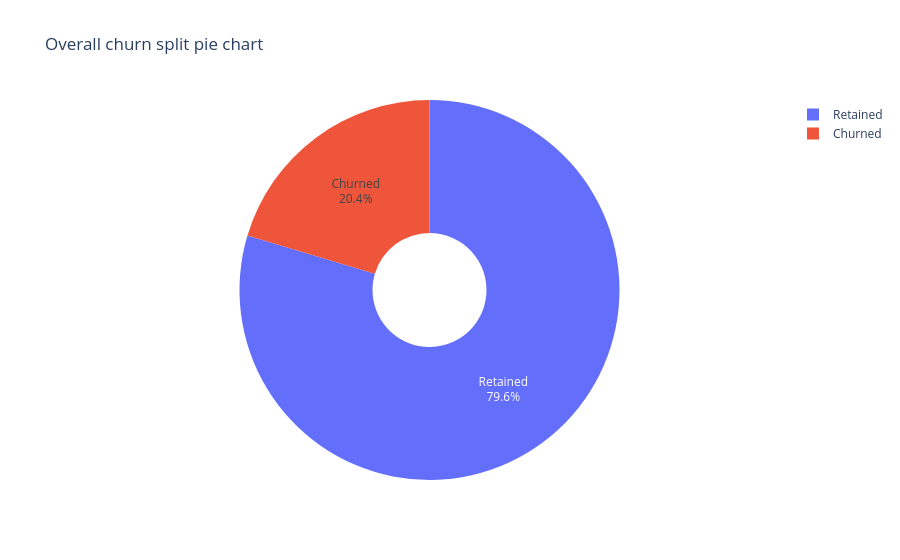

Notebook source saved alongside this figure:
### Code cell
count = relevant_df['Churn'].value_counts()

df = pd.DataFrame(
    {'Labels': ['Retained', 'Churned'],
       'Values': [count[0], count[1]]
    }
)

fig2 = px.pie(
    data_frame = df,
    values = 'Values',
    names = 'Labels',
    hole = 0.3,
    title = 'Overall churn split pie chart'
)

fig2.update_traces(textinfo='label+percent')

fig2.show()

### Figure 1 — Plotly figure (JSON) as saved in the notebook; plotly's stock layout.template omitted (floating-point values rounded to 4 significant figures)
{"data": [{"domain": {"x": [0, 1], "y": [0, 1]}, "hole": 0.3, "hovertemplate": "Labels=%{label}<br>Values=%{value}<extra></extra>", "labels": ["Retained", "Churned"], "legendgroup": "", "name": "", "showlegend": true, "textinfo": "label+percent", "type": "pie", "values": [7962, 2038]}], "layout": {"legend": {"tracegroupgap": 0}, "title": {"text": "Overall churn split pie chart"}}}
